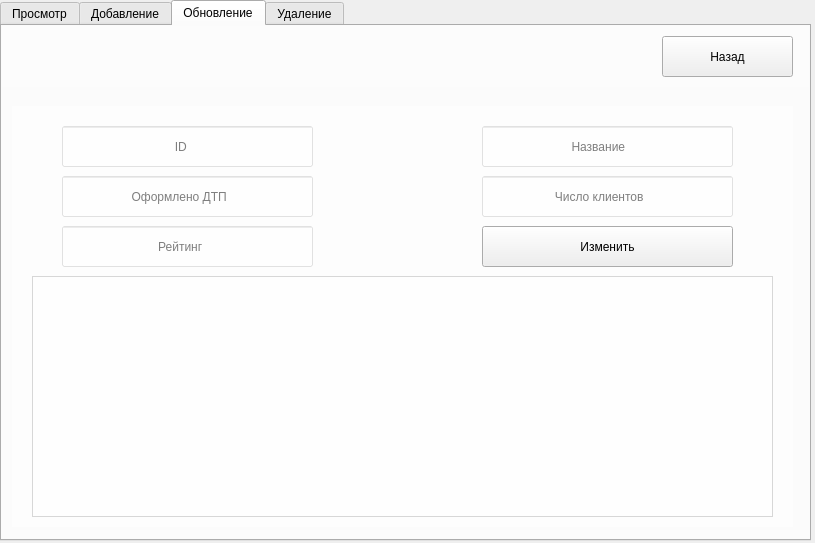
<?xml version="1.0" encoding="UTF-8"?>
<ui version="4.0">
 <class>Dialog</class>
 <widget class="QDialog" name="Dialog">
  <property name="geometry">
   <rect>
    <x>0</x>
    <y>0</y>
    <width>815</width>
    <height>543</height>
   </rect>
  </property>
  <property name="windowTitle">
   <string>Dialog</string>
  </property>
  <widget class="QLabel" name="label">
   <property name="geometry">
    <rect>
     <x>-3</x>
     <y>-5</y>
     <width>821</width>
     <height>551</height>
    </rect>
   </property>
   <property name="text">
    <string/>
   </property>
   <property name="pixmap">
    <pixmap>../photos/imgonline-com-ua-Blur-2l4fVmT8e17N.jpg</pixmap>
   </property>
  </widget>
  <widget class="QTabWidget" name="tabWidget">
   <property name="geometry">
    <rect>
     <x>0</x>
     <y>0</y>
     <width>811</width>
     <height>541</height>
    </rect>
   </property>
   <property name="minimumSize">
    <size>
     <width>0</width>
     <height>541</height>
    </size>
   </property>
   <property name="maximumSize">
    <size>
     <width>16777215</width>
     <height>541</height>
    </size>
   </property>
   <property name="currentIndex">
    <number>2</number>
   </property>
   <property name="tabBarAutoHide">
    <bool>false</bool>
   </property>
   <widget class="QWidget" name="selRow">
    <attribute name="title">
     <string>Просмотр</string>
    </attribute>
    <widget class="QLabel" name="selBack">
     <property name="geometry">
      <rect>
       <x>-3</x>
       <y>-5</y>
       <width>811</width>
       <height>521</height>
      </rect>
     </property>
     <property name="text">
      <string/>
     </property>
     <property name="pixmap">
      <pixmap>../photos/imgonline-com-ua-Blur-2l4fVmT8e17N.jpg</pixmap>
     </property>
    </widget>
    <widget class="QTableView" name="selTableinsurance">
     <property name="geometry">
      <rect>
       <x>40</x>
       <y>90</y>
       <width>721</width>
       <height>381</height>
      </rect>
     </property>
     <property name="styleSheet">
      <string notr="true">color: grey; background-color: rgba(255,255,255,175)
</string>
     </property>
    </widget>
    <widget class="QLabel" name="selUpperBack">
     <property name="geometry">
      <rect>
       <x>0</x>
       <y>0</y>
       <width>811</width>
       <height>61</height>
      </rect>
     </property>
     <property name="styleSheet">
      <string notr="true">background-color: rgba(255,255,255,75)</string>
     </property>
     <property name="text">
      <string/>
     </property>
    </widget>
    <widget class="QLineEdit" name="searchText">
     <property name="geometry">
      <rect>
       <x>10</x>
       <y>10</y>
       <width>301</width>
       <height>41</height>
      </rect>
     </property>
     <property name="styleSheet">
      <string notr="true">background-color: rgba(255,255,255,50)</string>
     </property>
    </widget>
    <widget class="QPushButton" name="searchButton">
     <property name="geometry">
      <rect>
       <x>320</x>
       <y>10</y>
       <width>131</width>
       <height>41</height>
      </rect>
     </property>
     <property name="text">
      <string>Поиск</string>
     </property>
    </widget>
    <widget class="QPushButton" name="selReturn">
     <property name="geometry">
      <rect>
       <x>660</x>
       <y>10</y>
       <width>131</width>
       <height>41</height>
      </rect>
     </property>
     <property name="text">
      <string>Назад</string>
     </property>
    </widget>
   </widget>
   <widget class="QWidget" name="addRow">
    <attribute name="title">
     <string>Добавление</string>
    </attribute>
    <widget class="QLabel" name="addBack">
     <property name="geometry">
      <rect>
       <x>-3</x>
       <y>-5</y>
       <width>811</width>
       <height>521</height>
      </rect>
     </property>
     <property name="text">
      <string/>
     </property>
     <property name="pixmap">
      <pixmap>../photos/imgonline-com-ua-Blur-2l4fVmT8e17N.jpg</pixmap>
     </property>
    </widget>
    <widget class="QLabel" name="addUpperBack">
     <property name="geometry">
      <rect>
       <x>0</x>
       <y>0</y>
       <width>811</width>
       <height>61</height>
      </rect>
     </property>
     <property name="styleSheet">
      <string notr="true">background-color: rgba(255,255,255,75)</string>
     </property>
     <property name="text">
      <string/>
     </property>
    </widget>
    <widget class="QPushButton" name="addReturn">
     <property name="geometry">
      <rect>
       <x>660</x>
       <y>10</y>
       <width>131</width>
       <height>41</height>
      </rect>
     </property>
     <property name="text">
      <string>Назад</string>
     </property>
    </widget>
    <widget class="QLabel" name="middleBack">
     <property name="geometry">
      <rect>
       <x>10</x>
       <y>80</y>
       <width>781</width>
       <height>421</height>
      </rect>
     </property>
     <property name="styleSheet">
      <string notr="true">background-color: rgba(255,255,255,150)</string>
     </property>
     <property name="text">
      <string/>
     </property>
    </widget>
    <widget class="QLineEdit" name="addInsuranceIdInput">
     <property name="geometry">
      <rect>
       <x>60</x>
       <y>100</y>
       <width>251</width>
       <height>41</height>
      </rect>
     </property>
     <property name="autoFillBackground">
      <bool>false</bool>
     </property>
     <property name="styleSheet">
      <string notr="true">background-color: rgba(255,255,255,100)</string>
     </property>
     <property name="inputMask">
      <string/>
     </property>
     <property name="text">
      <string/>
     </property>
     <property name="placeholderText">
      <string>                                 ID</string>
     </property>
    </widget>
    <widget class="QLineEdit" name="addInsuranceNameInput">
     <property name="geometry">
      <rect>
       <x>480</x>
       <y>100</y>
       <width>251</width>
       <height>41</height>
      </rect>
     </property>
     <property name="styleSheet">
      <string notr="true">background-color: rgba(255,255,255,100)</string>
     </property>
     <property name="placeholderText">
      <string>                          Название</string>
     </property>
    </widget>
    <widget class="QLineEdit" name="addAccidensNumberInput">
     <property name="geometry">
      <rect>
       <x>60</x>
       <y>150</y>
       <width>251</width>
       <height>41</height>
      </rect>
     </property>
     <property name="styleSheet">
      <string notr="true">background-color: rgba(255,255,255,100)</string>
     </property>
     <property name="placeholderText">
      <string>                    Оформлено ДТП</string>
     </property>
    </widget>
    <widget class="QLineEdit" name="addClientsNumberInput">
     <property name="geometry">
      <rect>
       <x>480</x>
       <y>150</y>
       <width>251</width>
       <height>41</height>
      </rect>
     </property>
     <property name="styleSheet">
      <string notr="true">background-color: rgba(255,255,255,100)</string>
     </property>
     <property name="placeholderText">
      <string>                     Число клиентов</string>
     </property>
    </widget>
    <widget class="QTableView" name="addTableInsurance">
     <property name="geometry">
      <rect>
       <x>30</x>
       <y>250</y>
       <width>741</width>
       <height>241</height>
      </rect>
     </property>
     <property name="styleSheet">
      <string notr="true">color: grey; background-color: rgba(255,255,255,175)</string>
     </property>
    </widget>
    <widget class="QPushButton" name="addInsert">
     <property name="geometry">
      <rect>
       <x>480</x>
       <y>200</y>
       <width>251</width>
       <height>41</height>
      </rect>
     </property>
     <property name="text">
      <string>Добавить</string>
     </property>
    </widget>
    <widget class="QLineEdit" name="addRatingInput">
     <property name="geometry">
      <rect>
       <x>60</x>
       <y>200</y>
       <width>251</width>
       <height>41</height>
      </rect>
     </property>
     <property name="styleSheet">
      <string notr="true">background-color: rgba(255,255,255,100)</string>
     </property>
     <property name="placeholderText">
      <string>                            Рейтинг</string>
     </property>
    </widget>
   </widget>
   <widget class="QWidget" name="updRow">
    <attribute name="title">
     <string>Обновление</string>
    </attribute>
    <widget class="QLabel" name="updBack">
     <property name="geometry">
      <rect>
       <x>-3</x>
       <y>-5</y>
       <width>811</width>
       <height>521</height>
      </rect>
     </property>
     <property name="text">
      <string/>
     </property>
     <property name="pixmap">
      <pixmap>../photos/imgonline-com-ua-Blur-2l4fVmT8e17N.jpg</pixmap>
     </property>
    </widget>
    <widget class="QLabel" name="updUpperBack">
     <property name="geometry">
      <rect>
       <x>0</x>
       <y>0</y>
       <width>811</width>
       <height>61</height>
      </rect>
     </property>
     <property name="styleSheet">
      <string notr="true">background-color: rgba(255,255,255,75)</string>
     </property>
     <property name="text">
      <string/>
     </property>
    </widget>
    <widget class="QPushButton" name="updReturn">
     <property name="geometry">
      <rect>
       <x>660</x>
       <y>10</y>
       <width>131</width>
       <height>41</height>
      </rect>
     </property>
     <property name="text">
      <string>Назад</string>
     </property>
    </widget>
    <widget class="QLabel" name="updMiddleBack">
     <property name="geometry">
      <rect>
       <x>10</x>
       <y>80</y>
       <width>781</width>
       <height>421</height>
      </rect>
     </property>
     <property name="styleSheet">
      <string notr="true">background-color: rgba(255,255,255,150)</string>
     </property>
     <property name="text">
      <string/>
     </property>
    </widget>
    <widget class="QPushButton" name="updChange">
     <property name="geometry">
      <rect>
       <x>480</x>
       <y>200</y>
       <width>251</width>
       <height>41</height>
      </rect>
     </property>
     <property name="text">
      <string>Изменить</string>
     </property>
    </widget>
    <widget class="QTableView" name="updTableInsurance">
     <property name="geometry">
      <rect>
       <x>30</x>
       <y>250</y>
       <width>741</width>
       <height>241</height>
      </rect>
     </property>
     <property name="styleSheet">
      <string notr="true">color: grey; background-color: rgba(255,255,255,175)</string>
     </property>
    </widget>
    <widget class="QLineEdit" name="updInsuranceIdInput">
     <property name="geometry">
      <rect>
       <x>60</x>
       <y>100</y>
       <width>251</width>
       <height>41</height>
      </rect>
     </property>
     <property name="autoFillBackground">
      <bool>false</bool>
     </property>
     <property name="styleSheet">
      <string notr="true">background-color: rgba(255,255,255,100)</string>
     </property>
     <property name="inputMask">
      <string/>
     </property>
     <property name="text">
      <string/>
     </property>
     <property name="placeholderText">
      <string>                                 ID</string>
     </property>
    </widget>
    <widget class="QLineEdit" name="updInsuranceNameInput">
     <property name="geometry">
      <rect>
       <x>480</x>
       <y>100</y>
       <width>251</width>
       <height>41</height>
      </rect>
     </property>
     <property name="styleSheet">
      <string notr="true">background-color: rgba(255,255,255,100)</string>
     </property>
     <property name="placeholderText">
      <string>                          Название</string>
     </property>
    </widget>
    <widget class="QLineEdit" name="updAccidensNumberInput">
     <property name="geometry">
      <rect>
       <x>60</x>
       <y>150</y>
       <width>251</width>
       <height>41</height>
      </rect>
     </property>
     <property name="styleSheet">
      <string notr="true">background-color: rgba(255,255,255,100)</string>
     </property>
     <property name="placeholderText">
      <string>                    Оформлено ДТП</string>
     </property>
    </widget>
    <widget class="QLineEdit" name="updRatingInput">
     <property name="geometry">
      <rect>
       <x>60</x>
       <y>200</y>
       <width>251</width>
       <height>41</height>
      </rect>
     </property>
     <property name="styleSheet">
      <string notr="true">background-color: rgba(255,255,255,100)</string>
     </property>
     <property name="placeholderText">
      <string>                            Рейтинг</string>
     </property>
    </widget>
    <widget class="QLineEdit" name="updClientsNumberInput">
     <property name="geometry">
      <rect>
       <x>480</x>
       <y>150</y>
       <width>251</width>
       <height>41</height>
      </rect>
     </property>
     <property name="styleSheet">
      <string notr="true">background-color: rgba(255,255,255,100)</string>
     </property>
     <property name="placeholderText">
      <string>                     Число клиентов</string>
     </property>
    </widget>
   </widget>
   <widget class="QWidget" name="delRow">
    <attribute name="title">
     <string>Удаление</string>
    </attribute>
    <widget class="QLabel" name="delBack">
     <property name="geometry">
      <rect>
       <x>-3</x>
       <y>-5</y>
       <width>811</width>
       <height>521</height>
      </rect>
     </property>
     <property name="text">
      <string/>
     </property>
     <property name="pixmap">
      <pixmap>../photos/imgonline-com-ua-Blur-2l4fVmT8e17N.jpg</pixmap>
     </property>
    </widget>
    <widget class="QLabel" name="delUpperBack">
     <property name="geometry">
      <rect>
       <x>0</x>
       <y>0</y>
       <width>811</width>
       <height>61</height>
      </rect>
     </property>
     <property name="styleSheet">
      <string notr="true">background-color: rgba(255,255,255,75)
</string>
     </property>
     <property name="text">
      <string/>
     </property>
    </widget>
    <widget class="QPushButton" name="delReturn">
     <property name="geometry">
      <rect>
       <x>660</x>
       <y>10</y>
       <width>131</width>
       <height>41</height>
      </rect>
     </property>
     <property name="text">
      <string>Назад</string>
     </property>
    </widget>
    <widget class="QLineEdit" name="delNameText">
     <property name="geometry">
      <rect>
       <x>10</x>
       <y>10</y>
       <width>301</width>
       <height>41</height>
      </rect>
     </property>
     <property name="styleSheet">
      <string notr="true">background-color: rgba(255,255,255,50)</string>
     </property>
    </widget>
    <widget class="QPushButton" name="deleteButton">
     <property name="geometry">
      <rect>
       <x>320</x>
       <y>10</y>
       <width>131</width>
       <height>41</height>
      </rect>
     </property>
     <property name="text">
      <string>Удалить</string>
     </property>
    </widget>
    <widget class="QTableView" name="delTableInsurance">
     <property name="geometry">
      <rect>
       <x>40</x>
       <y>90</y>
       <width>721</width>
       <height>381</height>
      </rect>
     </property>
     <property name="styleSheet">
      <string notr="true">color: grey; background-color: rgba(255,255,255,175)</string>
     </property>
    </widget>
   </widget>
  </widget>
 </widget>
 <resources/>
 <connections/>
</ui>
